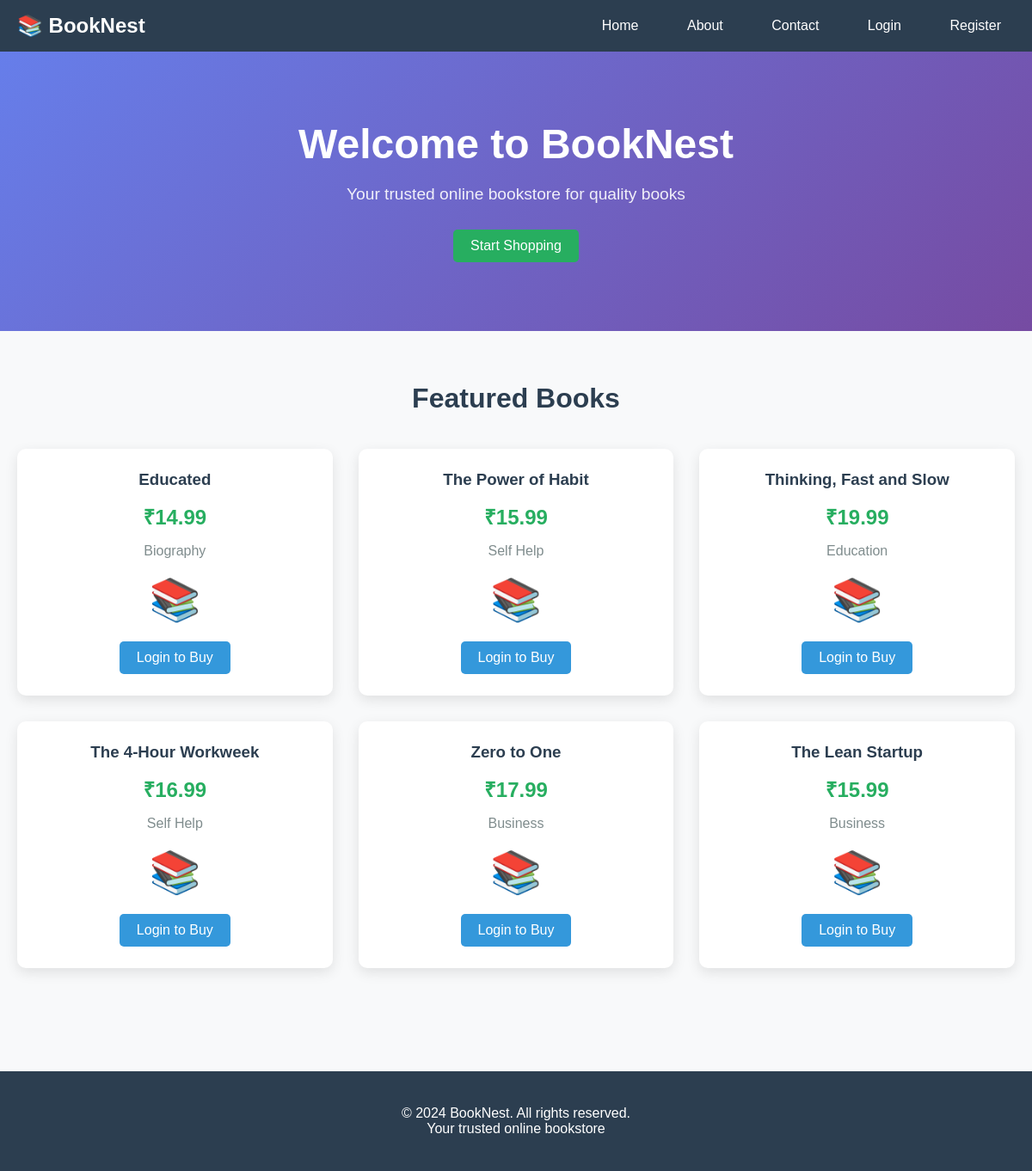
The app's page /clean-index.php with its own data.
### tables this page shows
CREATE TABLE `products` (
    `id` int(11) NOT NULL AUTO_INCREMENT,
    `name` varchar(200) NOT NULL,
    `category` varchar(50) NOT NULL,
    `price` decimal(10,2) NOT NULL,
    `stock` int(11) NOT NULL DEFAULT 0,
    `image` varchar(255) DEFAULT 'default-book.jpg',
    `description` text,
    `created_at` timestamp NOT NULL DEFAULT current_timestamp(),
    PRIMARY KEY (`id`)
);

### clean-index.php (the view, shortened to what this page needs)
<?php
$host = 'localhost';
$user = 'root';
$pass = '';
$dbname = 'booknest';
try {
    $conn = new mysqli($host, $user, $pass, $dbname);
    $conn->query("CREATE DATABASE IF NOT EXISTS $dbname");
    $conn->select_db($dbname);
    $conn->query("CREATE TABLE IF NOT EXISTS users (
        id INT AUTO_INCREMENT PRIMARY KEY,
        name VARCHAR(100),
        email VARCHAR(100),
        password VARCHAR(255),
        role VARCHAR(10) DEFAULT 'user'
    )");
    $conn->query("CREATE TABLE IF NOT EXISTS products (
        id INT AUTO_INCREMENT PRIMARY KEY,
        name VARCHAR(200),
        price DECIMAL(10,2),
        category VARCHAR(50),
        stock INT DEFAULT 10
    )");
    $admin_pass = password_hash('admin123', PASSWORD_DEFAULT);
    $conn->query("INSERT IGNORE INTO users (name, email, password, role) VALUES ('Admin', 'admin@booknest.com', '$admin_pass', 'admin')");
    $conn->query("INSERT IGNORE INTO products (name, price, category) VALUES
        ('The Great Gatsby', 15.99, 'Fiction'),
        ('1984', 12.99, 'Science Fiction'),
        ('To Kill a Mockingbird', 14.99, 'Fiction')");
} catch (Exception $e) {
    die("Database error: " . $e->getMessage());
}
function is_logged_in() {
    return isset($_SESSION['user_id']);
}
?>
<!DOCTYPE html>
<html>
<head>
</head>
<body>
    <header class="header">
        <div class="container">
            <nav class="nav">
                <div class="logo">📚 BookNest</div>
                <div class="nav-links">
                    <a href="index.php">Home</a>
                    <a href="index.php?page=about">About</a>
                    <a href="index.php?page=contact">Contact</a>
                    <?php if (is_logged_in()): ?>
                        <span>Welcome, <?php echo htmlspecialchars($_SESSION['name']); ?>!</span>
                        <?php if (is_admin()): ?>
                            <a href="admin/dashboard.php">Admin</a>
                        <?php endif; ?>
                        <a href="?logout=1">Logout</a>
                    <?php else: ?>
                        <a href="?page=login">Login</a>
                        <a href="?page=register">Register</a>
                    <?php endif; ?>
                </div>
            </nav>
        </div>
    </header>
    <?php if (isset($_GET['page']) && $_GET['page'] == 'login'): ?>
        <div class="container">
            <div class="login-form">
                <h2>Login to Your Account</h2>
                <form method="post">
                    <div class="form-group">
                        <label>Email:</label>
                        <input type="email" name="email" required>
                    </div>
                    <div class="form-group">
                        <label>Password:</label>
                        <input type="password" name="password" required>
                    </div>
                    <button type="submit" name="login" class="btn">Login</button>
                </form>
                <p style="margin-top: 20px; text-align: center; color: #666;">
                    Admin: admin@booknest.com / admin123
                </p>
            </div>
        </div>
    <?php else: ?>
        <section class="hero">
            <div class="container">
                <h1>Welcome to BookNest</h1>
                <p>Your trusted online bookstore for quality books</p>
                <?php if (is_logged_in()): ?>
                    <a href="#products" class="btn btn-success">Browse Books</a>
                <?php else: ?>
                    <a href="?page=login" class="btn btn-success">Start Shopping</a>
                <?php endif; ?>
            </div>
        </section>
        <section class="products" id="products">
            <div class="container">
                <h2>Featured Books</h2>
                <div class="product-grid">
                    <?php
                    $result = $conn->query("SELECT * FROM products ORDER BY id DESC LIMIT 6");
                    while ($product = $result->fetch_assoc()) {
                    ?>
                        <div class="product">
                            <h3><?php echo htmlspecialchars($product['name']); ?></h3>
                            <div class="price">₹<?php echo number_format($product['price'], 2); ?></div>
                            <div class="category"><?php echo htmlspecialchars($product['category']); ?></div>
                            <div style="font-size: 3em; margin-bottom: 20px;">📚</div>
                            <?php if (is_logged_in()): ?>
                                <button class="btn">Add to Cart</button>
                            <?php else: ?>
                                <a href="?page=login" class="btn">Login to Buy</a>
                            <?php endif; ?>
                        </div>
                    <?php
                    }
                    ?>
                </div>
            </div>
        </section>
    <?php endif; ?>
    <footer class="footer">
        <div class="container">
            <p>&copy; 2024 BookNest. All rights reserved.</p>
            <p>Your trusted online bookstore</p>
        </div>
    </footer>
</body>
</html>

### clean-index.php (style rules this page uses)
* { margin: 0; padding: 0; box-sizing: border-box; }
body { font-family: Arial, sans-serif; background: #f8f9fa; }
.header { background: #2c3e50; color: white; padding: 1rem 0; box-shadow: 0 2px 5px rgba(0,0,0,0.1); }
.container { max-width: 1200px; margin: 0 auto; padding: 0 20px; }
.nav { display: flex; justify-content: space-between; align-items: center; }
.logo { font-size: 1.5rem; font-weight: bold; }
.nav-links a { color: white; text-decoration: none; margin-left: 20px; padding: 8px 16px; border-radius: 4px; transition: background 0.3s; }
.btn { background: #3498db; color: white; padding: 10px 20px; text-decoration: none; border-radius: 5px; display: inline-block; border: none; cursor: pointer; }
.btn-success { background: #27ae60; }
.hero { background: linear-gradient(135deg, #667eea 0%, #764ba2 100%); color: white; padding: 80px 0; text-align: center; }
.hero h1 { font-size: 3rem; margin-bottom: 20px; }
.hero p { font-size: 1.2rem; margin-bottom: 30px; opacity: 0.9; }
.products { padding: 60px 0; }
.products h2 { text-align: center; margin-bottom: 40px; font-size: 2rem; color: #2c3e50; }
.product-grid { display: grid; grid-template-columns: repeat(auto-fit, minmax(300px, 1fr)); gap: 30px; }
.product { background: white; padding: 25px; border-radius: 10px; box-shadow: 0 5px 15px rgba(0,0,0,0.1); text-align: center; }
.product h3 { margin-bottom: 15px; color: #2c3e50; }
.product .price { font-size: 1.5rem; color: #27ae60; font-weight: bold; margin-bottom: 15px; }
.product .category { color: #7f8c8d; margin-bottom: 20px; }
.footer { background: #2c3e50; color: white; padding: 40px 0; margin-top: 60px; text-align: center; }

### records on screen
products: name "Educated", price "14.99", category "Biography"
products: name "The Power of Habit", price "15.99", category "Self Help"
products: name "Thinking, Fast and Slow", price "19.99", category "Education"
products: name "The 4-Hour Workweek", price "16.99", category "Self Help"
products: name "Zero to One", price "17.99", category "Business"
products: name "The Lean Startup", price "15.99", category "Business"
